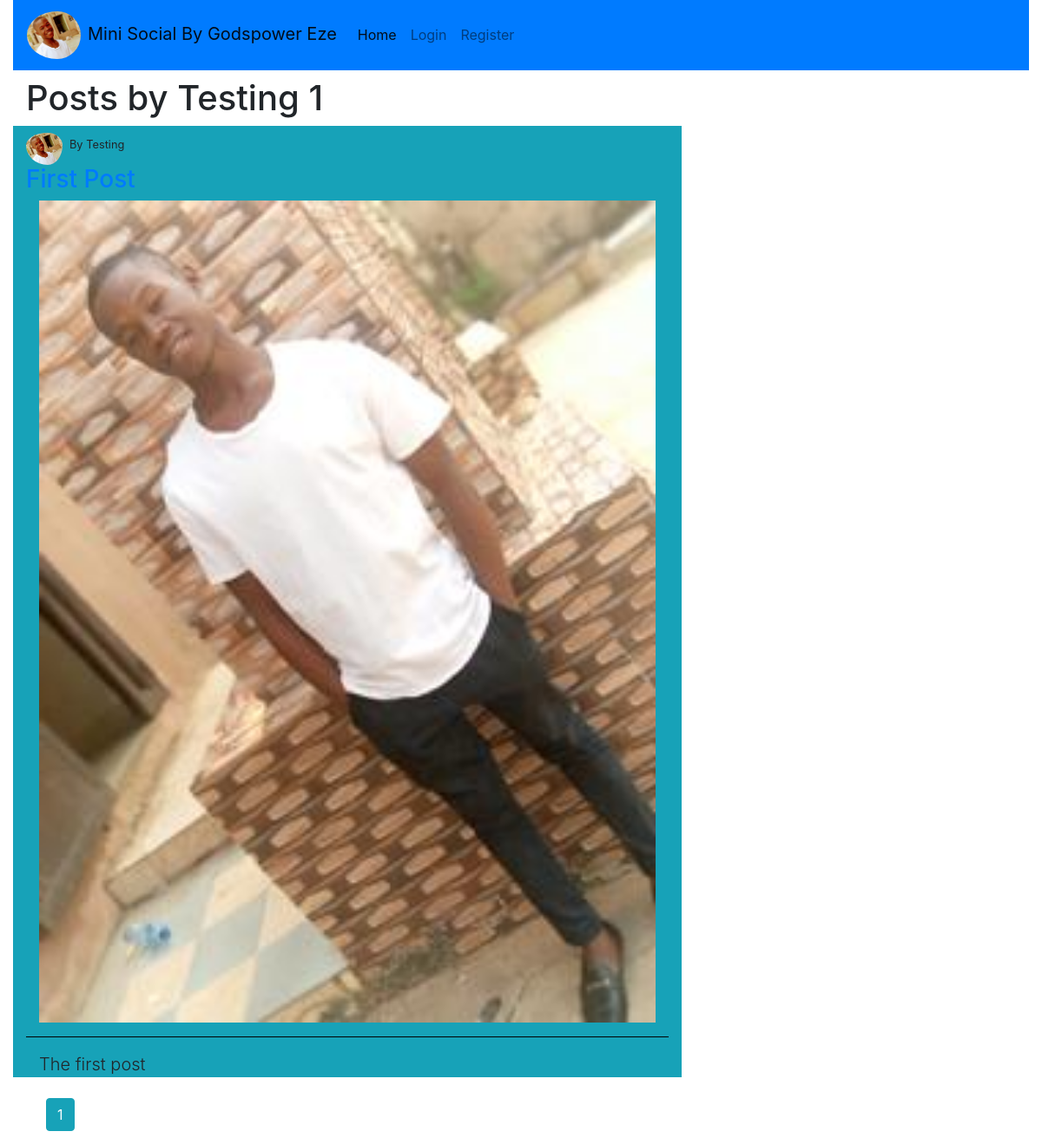
The page /user_posts/Testing on the database its author committed.
### socialmedia/models.py (models this page shows, shortened)
class User(db.Model, UserMixin):
    id = db.Column(db.Integer, primary_key=True)
    username = db.Column(db.String(20), nullable=False, unique=True)
    email = db.Column(db.String(120), unique=True, nullable=False)
    profile_image = db.Column(db.String(20), nullable=False, default='default.jpg')
    password = db.Column(db.String(20), nullable=False)
    first_name = db.Column(db.String(20), nullable=True)
    last_name = db.Column(db.String(20), nullable=True)
    bio = db.Column(db.Text, nullable=True)
    gender = db.Column(db.String(20), nullable=True)
    posts = db.relationship('Post', backref='author', lazy=True)

class Post(db.Model):
    id = db.Column(db.Integer, primary_key=True)
    post_image = db.Column(db.String(20), nullable=True)
    post_title = db.Column(db.String(50), nullable=False)
    post_content = db.Column(db.Text, nullable=False)
    date_posted = db.Column(db.DateTime, nullable=False, default=datetime.utcnow)
    user_id = db.Column(db.Integer, db.ForeignKey('user.id'), nullable=False)

### socialmedia/routes.py (the view)
@app.route('/user_posts/<string:username>', methods=['GET', 'POST'])
def user_post(username):
    page = request.args.get('page', 1, type=int)
    user = User.query.filter_by(username=username).first_or_404()
    posts = Post.query.filter_by(author=user).order_by(Post.date_posted.desc()).paginate(page=page, per_page=1)
    return render_template('user.html', title=f"{user.username} Posts", posts=posts, user=user)

### socialmedia/templates/user.html
{% extends 'base.html' %}
{% block content %}
<div class="row">
    <div class="col-md-8 center">
        <h1 class="container">
            Posts by {{user.username}} {{posts.total}}
        </h1>
    {% for p in posts.items %}
    <div class="container bg-info">
        <small class="text-right"><img class="rounded-circle pr-2 pt-2" width="50px" src="{{ url_for('static', filename='mypicture.jpg')}}">By {{p.author.username}}</small>
        <h3><a href="{{ url_for('detail_view', user_id=p.id)}}">{{ p.post_title}}</a></h3>
        {% if p.post_image%}
        <div>
            <img class="container" src="/static/post_image/{{p.post_image}}">
        </div>
        {% endif %}
        <hr color="black">
    <p class="container lead">
        {{ p.post_content }}
    </p>
     </div>
    {% endfor %}
    </div>
</div>
<div class="container">
{% for page_num in posts.iter_pages() %}
        {% if page_num %}
            <a class="btn btn-info m-2" href="{{url_for('home', page=page_num)}}">
                {{ page_num }}
            </a>
        {% endif %}
    {% endfor %}
</div>
{% endblock %}

### rows shown on the page
User: username "Testing"
Post: author.username "Testing", post_title "First Post", post_image (picture), post_content "The first post"

### other values the page prints
{{ posts.total }} "1"
{{ page_num }} "1"
